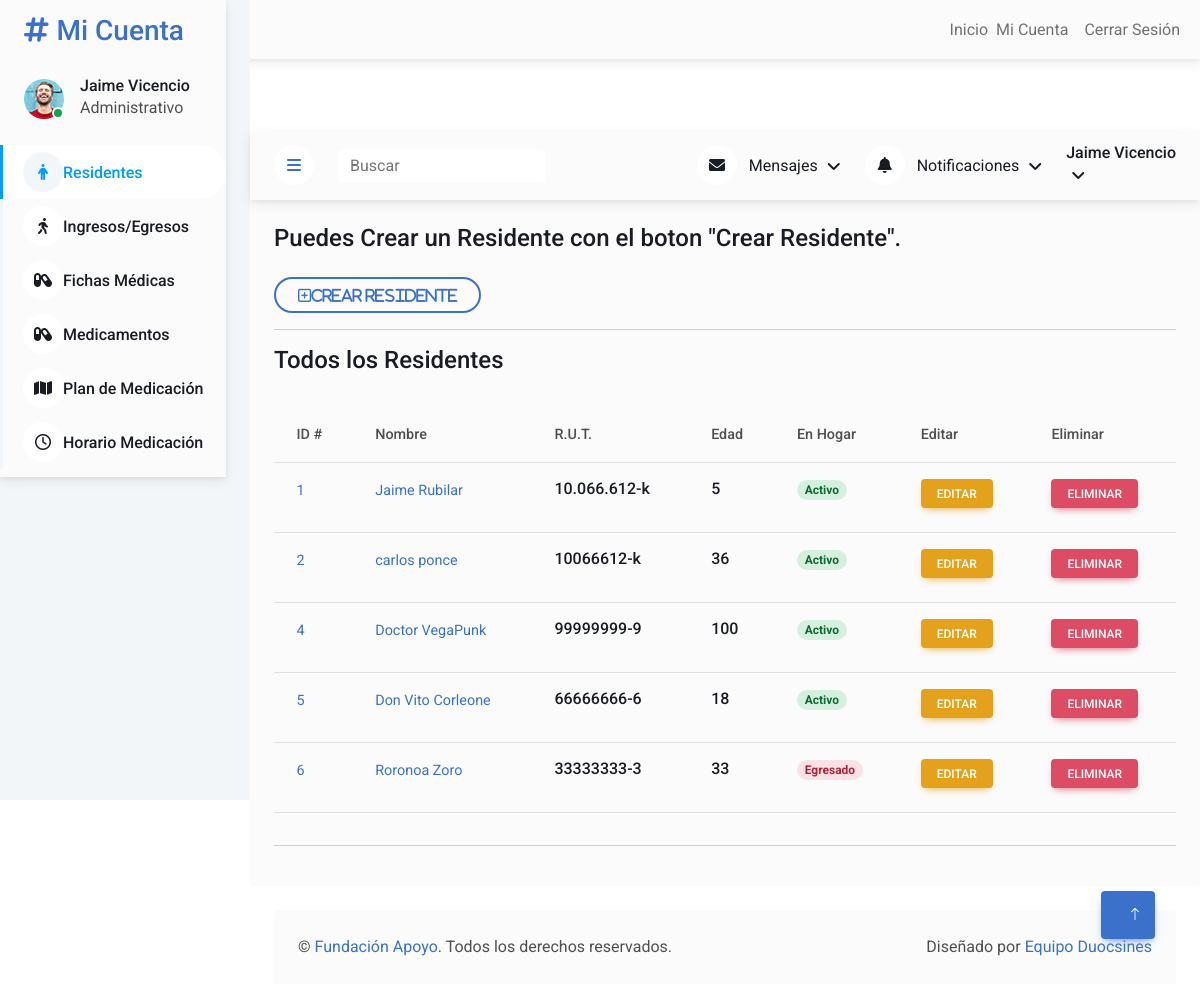
/users/residente/ (signed in), run on the app's committed database.
### users/models.py (models this page shows, shortened)
class Residente(models.Model):
    nombre_apellido = models.CharField(max_length=100)
    rut = models.CharField(max_length=20)
    nacionalidad = models.CharField(max_length=50, default='Chileno/a')
    fecha_nacimiento = models.DateField()
    estado_civil = models.CharField(max_length=20, choices=ESTADO_CIVIL_CHOICES)
    genero = models.CharField(max_length=1, choices=GENERO_CHOICES)
    direccion = models.CharField(max_length=200)
    comuna = models.CharField(max_length=100)
    celular = models.CharField(max_length=20)
    estado_en_hogar = models.CharField(max_length=1, choices=ESTADO_EN_HOGAR_CHOICES, default='I')
    fecha_admision = models.DateField(null=True, blank=True)
    fecha_egreso = models.DateField(null=True, blank=True)
    def get_update_url(self):
        return reverse("users:users-residente-update", kwargs={'pk': self.pk})
    def get_detail_url(self):
        return reverse("users:users-residente-detail", kwargs={'pk': self.pk})
    def get_age(self):
        return int((datetime.date.today() - self.fecha_nacimiento).days / 365.25)

### users/views.py (the view, shortened to what this page needs)
# urls.py: path('residente/', ResidenteListView.as_view(), name='users-residente-list'),
class ResidenteListView(LoginRequiredMixin, StaffRequiredMixin, PermissionRequiredMixin, ListView):
    model = Residente
    template_name = 'users/residente_list.html'
    context_object_name = 'residentes'
    permission_required = 'users.view_residente'
    def get_queryset(self):
        queryset = super().get_queryset()
        queryset = queryset.order_by('-estado_en_hogar')  # Sort by estado_en_hogar field in descending order
        return queryset

### users/mixins.py (called while the page is built)
    def dispatch(self, request, *args, **kwargs):
        if not request.user.is_authenticated or not request.user.is_staff:
            raise PermissionDenied
        return super().dispatch(request, *args, **kwargs)

### users/templates/users/residente_list.html (shortened to what this page needs)
{% extends "users/base.html" %}
{% load static %}
{% block content %}
<div class="container-xxl position-relative bg-white d-flex p-0">
        <div class="sidebar pe-4 pb-3">
            <nav class="navbar bg-light navbar-light">
                <a href="{% url 'users:users-residente-list' %}" class="navbar-brand mx-4 mb-3">
                    <h3 class="text-primary"><i class="fa fa-hashtag me-2"></i>Mi Cuenta</h3>
                </a>
                <div class="d-flex align-items-center ms-4 mb-4">
                    <div class="position-relative">
                        <img class="rounded-circle" src="{% static 'users/img/user.jpg' %}" alt="" style="width: 40px; height: 40px;">
                        <div class="bg-success rounded-circle border border-2 border-white position-absolute end-0 bottom-0 p-1"></div>
                    </div>
                    <div class="ms-3">
                        <h6 class="mb-0"> {{ request.user.first_name|capfirst }} {{ request.user.last_name|capfirst }}</h6>
                        {% if request.user.groups.first %}
                        <span class="d-none d-lg-inline-flex">{{ request.user.groups.first.name }}</span>
                        {% else %}
                        <span class="d-none d-lg-inline-flex">Sin grupo Asignado</span>
                        {% endif %}
                    </div>
                </div>
                <div class="navbar-nav w-100">
                    <a href="{% url 'users:users-residente-list' %}" class="nav-item nav-link active"><i class="fa-solid fa-person"></i>Residentes</a>
                    <a href="{% url 'users:users-residente-ingreso-egreso-list' %}" class="nav-item nav-link "><i class="fa-solid fa-person-walking"></i></i>Ingresos/Egresos</a>
                    <a href="{% url 'users:users-fichamedica-list' %}" class="nav-item nav-link"><i class="fa-solid fa-capsules"></i>Fichas Médicas</a>
                    <a href="{% url 'users:users-medicamento-list' %}" class="nav-item nav-link "><i class="fa-solid fa-capsules"></i>Medicamentos</a>
                    <a href="{% url 'users:users-planmedicacion-list' %}" class="nav-item nav-link"><i class="fa-solid fa-map"></i></i>Plan de Medicación</a>
                    <a href="{% url 'users:users-dosismedicamento-list' %}" class="nav-item nav-link"><i class="fa-regular fa-clock"></i>Horario Medicación</a>
                </div>
            </nav>
        </div>
<div class="content">
    <nav class="navbar navbar-expand bg-light navbar-light sticky-top px-4 py-0">
        <a href="#" class="sidebar-toggler flex-shrink-0">
            <i class="fa fa-bars"></i>
        </a>
        <form class="d-none d-md-flex ms-4">
            <input class="form-control border-0" type="search" placeholder="Buscar">
        </form>
        <div class="navbar-nav align-items-center ms-auto">
            <div class="nav-item dropdown">
                <a href="#" class="nav-link dropdown-toggle" data-bs-toggle="dropdown">
                    <i class="fa fa-envelope me-lg-2"></i>
                    <span class="d-none d-lg-inline-flex">Mensajes</span>
                </a>
            </div>
            <div class="nav-item dropdown">
                <a href="#" class="nav-link dropdown-toggle" data-bs-toggle="dropdown">
                    <i class="fa fa-bell me-lg-2"></i>
                    <span class="d-none d-lg-inline-flex">Notificaciones</span>
                </a>
            </div>
            <div class="nav-item dropdown">
                <a href="#" class="nav-link dropdown-toggle" data-bs-toggle="dropdown">
                    <h6 class="mb-0"> {{ request.user.first_name|capfirst }} {{ request.user.last_name|capfirst }}</h6>
                </a>
            </div>
        </div>
    </nav>
            <div class="col-12">
                <div class="bg-light rounded h-100 p-4">
                    <h4 class="mb-4">Puedes Crear un Residente con el boton "Crear Residente".</h4>
                    <a href="{% url 'users:users-residente-create' %}" class="btn btn-outline-primary btn-rounded"><i class="fa-regular fa-square-plus fa-lg"><strong>Crear Residente</strong></i></a>
                    <hr>
                        <h4 class="mb-4">Todos los Residentes</h4>
                            <div class="table-responsive">
                                <table class="table">
                                    <thead>
                                        <tr>
                                            <th scope="col">ID #</th>
                                            <th scope="col">Nombre</th>
                                            <th scope="col">R.U.T.</th>
                                            <th scope="col">Edad</th>
                                            <th scope="col">En Hogar</th>
                                            <th scope="col">Editar</th>
                                            <th scope="col">Eliminar</th>
                                        </tr>
                                    </thead>
                                    <tbody>
                                    {% for residente in residentes %}
                                        <tr><h6>
                                            <td><a href="{{ residente.get_detail_url }}">{{ residente.pk }}</a></td>
                                            <td><a href="{{ residente.get_detail_url }}">{{ residente.nombre_apellido }}</a></td>
                                            <td><h6>{{ residente.rut }}</h6></td>
                                            <td><h6>{{ residente.get_age }}</h6></td>
                                            {% if residente.estado_en_hogar == 'I' %}
                                                <td><h6><span class="badge rounded-pill badge-success">Activo</span></h6></td>
                                            {% elif residente.estado_en_hogar == 'E' %}
                                                <td><h6><span class="badge rounded-pill badge-danger">Egresado</span></h6></td>
                                            {% endif %}
                                            <td><h6><a href="{{ residente.get_update_url }}" class="btn btn-sm btn-warning mt-auto">Editar</a></h6></td>
                                            <td><h6><form method="post" action="{% url 'users:users-residente-delete' residente.pk %}">
                                                <button type="submit" class="btn btn-sm btn-danger mt-auto" onclick="return confirm('¿Estás seguro de eliminar el Residente?')">Eliminar</button>
                                            </form></h6></td>
                                        </tr>
                                    {% endfor %}
                                    </tbody>
                                </table>
                            </div>
                        <hr>
                </div>
            </div>
            <div class="container-fluid pt-4 px-4">
                <div class="bg-light rounded-top p-4">
                    <div class="row">
                        <div class="col-12 col-sm-6 text-center text-sm-start">
                            &copy; <a href="#">Fundación Apoyo</a>. Todos los derechos reservados.
                        </div>
                        <div class="col-12 col-sm-6 text-center text-sm-end">
                            Diseñado por <a href="#">Equipo Duocsines</a>
                        </div>
                    </div>
                </div>
            </div>
        </div>
    <a href="#" class="btn btn-lg btn-primary btn-lg-square back-to-top"><i class="bi bi-arrow-up"></i></a>
</div>
{% endblock content %}

### users/static/users/css/style.css (style rules this page uses)
:root { --primary: #009CFF; --light: #F3F6F9; --dark: #191C24; }
.back-to-top { position: fixed; display: none; right: 45px; bottom: 45px; z-index: 99; }
.btn { transition: .5s; }
.btn.btn-primary { color: #FFFFFF; }
.btn-lg-square { width: 48px; height: 48px; }
.btn-square, .btn-sm-square, .btn-lg-square { padding: 0; display: inline-flex; align-items: center; justify-content: center; font-weight: normal; border-radius: 50px; }
.sidebar { position: fixed; top: 0; left: 0; bottom: 0; width: 250px; height: 100vh; overflow-y: auto; background: var(--light); transition: 0.5s; z-index: 999; }
.content { margin-left: 250px; min-height: 100vh; background: #FFFFFF; transition: 0.5s; }
@media (min-width: 992px) { .sidebar { margin-left: 0; } }
@media (min-width: 992px) { .content { width: calc(100% - 250px); } }
.sidebar .navbar .navbar-nav .nav-link { padding: 7px 20px; color: var(--dark); font-weight: 500; border-left: 3px solid var(--light); border-radius: 0 30px 30px 0; outline: none; }
.sidebar .navbar .navbar-nav .nav-link:hover, .sidebar .navbar .navbar-nav .nav-link.active { color: var(--primary); background: #FFFFFF; border-color: var(--primary); }
.sidebar .navbar .navbar-nav .nav-link i { width: 40px; height: 40px; display: inline-flex; align-items: center; justify-content: center; background: #FFFFFF; border-radius: 40px; }
.sidebar .navbar .navbar-nav .nav-link:hover i, .sidebar .navbar .navbar-nav .nav-link.active i { background: var(--light); }
.content .navbar .navbar-nav .nav-link { margin-left: 25px; padding: 12px 0; color: var(--dark); outline: none; }
.content .navbar .sidebar-toggler, .content .navbar .navbar-nav .nav-link i { width: 40px; height: 40px; display: inline-flex; align-items: center; justify-content: center; background: #FFFFFF; border-radius: 40px; }
.content .navbar .dropdown-toggle::after { margin-left: 6px; vertical-align: middle; border: none; content: "\f107"; font-family: "Font Awesome 5 Free"; font-weight: 900; transition: .5s; }

### data on the page
Residente: pk "1", nombre_apellido "Jaime Rubilar", rut "10.066.612-k", get_age "5", estado_en_hogar "Activo"
Residente: pk "2", nombre_apellido "carlos ponce", rut "10066612-k", get_age "36", estado_en_hogar "Activo"
Residente: pk "4", nombre_apellido "Doctor VegaPunk", rut "99999999-9", get_age "100", estado_en_hogar "Activo"
Residente: pk "5", nombre_apellido "Don Vito Corleone", rut "66666666-6", get_age "18", estado_en_hogar "Activo"
Residente: pk "6", nombre_apellido "Roronoa Zoro", rut "33333333-3", get_age "33", estado_en_hogar "Egresado"

### other printed values
{{ request.user.first_name|capfirst }} "Jaime"
{{ request.user.last_name|capfirst }} "Vicencio"
{{ request.user.groups.first.name }} "Administrativo"
